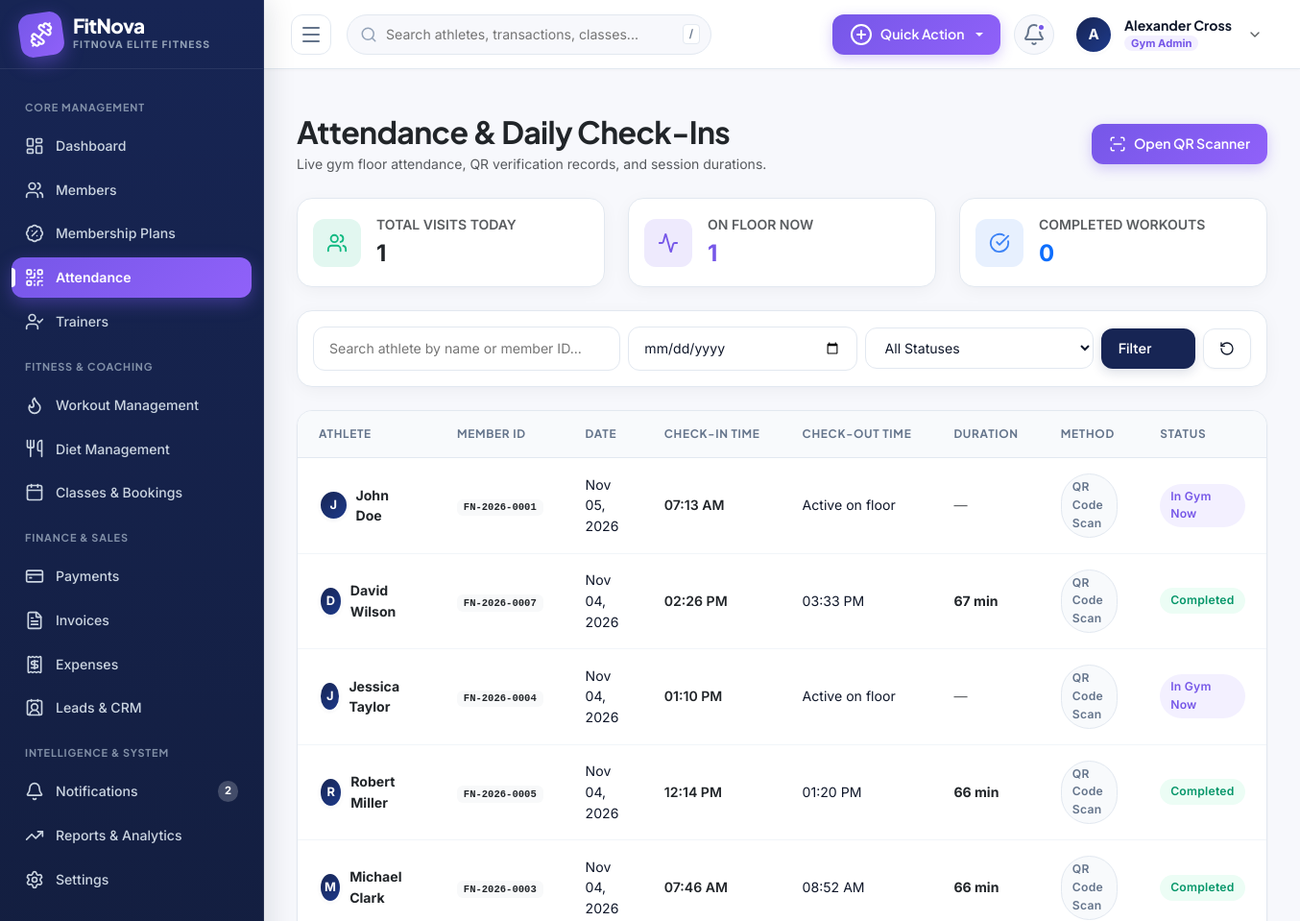
/attendance/ (signed in, upper part), run on an earlier commit of the app's database.
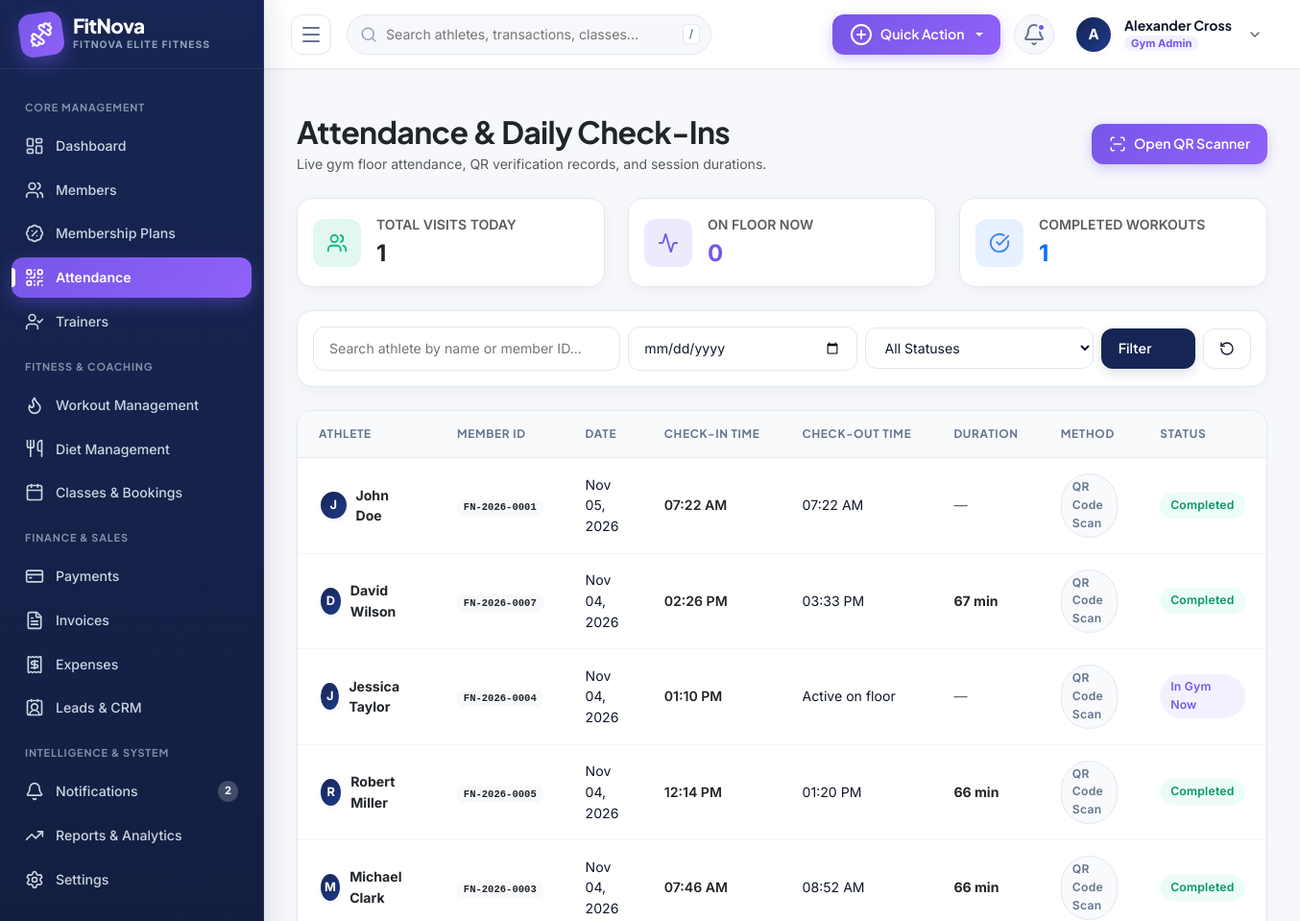
And on a later commit of the database.
### apps/attendance/models.py (models this page shows, shortened)
class Attendance(models.Model):
    class CheckInMethod(models.TextChoices):
        QR_CODE = 'QR_CODE', 'QR Code Scan'
        MANUAL_STAFF = 'MANUAL_STAFF', 'Staff Manual'
        BIOMETRIC = 'BIOMETRIC', 'Biometric / RFID'
        MOBILE_APP = 'MOBILE_APP', 'Mobile App'
    class Status(models.TextChoices):
        PRESENT = 'PRESENT', 'Checked In (Active)'
        CHECKED_OUT = 'CHECKED_OUT', 'Completed (Checked Out)'
    member = models.ForeignKey(
        'members.Member',
        on_delete=models.CASCADE,
        related_name='attendances'
    )
    branch = models.ForeignKey(
        GymBranch,
        on_delete=models.SET_NULL,
        null=True,
        blank=True,
        related_name='branch_attendances'
    )
    date = models.DateField(default=timezone.now, db_index=True)
    check_in_time = models.DateTimeField(default=timezone.now)
    check_out_time = models.DateTimeField(null=True, blank=True)
    method = models.CharField(
        max_length=20,
        choices=CheckInMethod.choices,
        default=CheckInMethod.QR_CODE
    )
    verified_by = models.ForeignKey(
        settings.AUTH_USER_MODEL,
        on_delete=models.SET_NULL,
        null=True,
        blank=True,
        related_name='verified_attendances'
    )
    status = models.CharField(
        max_length=20,
        choices=Status.choices,
        default=Status.PRESENT
    )
    class Meta:
        ordering = ['-date', '-check_in_time']
        unique_together = ('member', 'date')
        verbose_name = 'Attendance Log'
        verbose_name_plural = 'Attendance Logs'
    @property
    def duration_minutes(self):
        if self.check_out_time and self.check_in_time:
            delta = self.check_out_time - self.check_in_time
            return max(0, int(delta.total_seconds() / 60))
        return None

### apps/members/models.py (models this page shows, shortened)
class Member(models.Model):
    class Status(models.TextChoices):
        ACTIVE = 'ACTIVE', 'Active'
        INACTIVE = 'INACTIVE', 'Inactive'
        EXPIRED = 'EXPIRED', 'Expired'
        PENDING = 'PENDING', 'Pending Verification'
    user = models.OneToOneField(
        settings.AUTH_USER_MODEL,
        on_delete=models.CASCADE,
        related_name='member_profile'
    )
    organization = models.ForeignKey(
        GymOrganization,
        on_delete=models.CASCADE,
        related_name='members'
    )
    branch = models.ForeignKey(
        GymBranch,
        on_delete=models.SET_NULL,
        null=True,
        blank=True,
        related_name='members'
    )
    member_id = models.CharField(max_length=50, unique=True, db_index=True)
    emergency_contact_name = models.CharField(max_length=150, blank=True, default='')
    emergency_contact_phone = models.CharField(max_length=20, blank=True, default='')
    blood_group = models.CharField(max_length=10, blank=True, default='')
    medical_history = models.TextField(blank=True, default='')
    fitness_goals = models.TextField(blank=True, default='')
    qr_token = models.UUIDField(default=uuid.uuid4, unique=True, editable=False)
    qr_code = models.ImageField(upload_to='members/qr_codes/', blank=True, null=True)
    status = models.CharField(max_length=20, choices=Status.choices, default=Status.PENDING, db_index=True)
    joined_date = models.DateField(default=timezone.now)
    assigned_trainer = models.ForeignKey(
        'trainers.Trainer',
        on_delete=models.SET_NULL,
        null=True,
        blank=True,
        related_name='assigned_members'
    )
    notes = models.TextField(blank=True, default='')
    class Meta:
        ordering = ['-joined_date', '-id']
        verbose_name = 'Gym Member'
        verbose_name_plural = 'Gym Members'
    @property
    def full_name(self):
        return self.user.get_full_name() or self.user.username

### apps/accounts/models.py (models this page shows, shortened)
class User(AbstractUser):
    class Role(models.TextChoices):
        SUPER_ADMIN = 'SUPER_ADMIN', _('Super Admin')
        GYM_ADMIN = 'GYM_ADMIN', _('Gym Admin')
        STAFF = 'STAFF', _('Receptionist / Staff')
        TRAINER = 'TRAINER', _('Trainer')
        MEMBER = 'MEMBER', _('Gym Member')
    class Gender(models.TextChoices):
        MALE = 'MALE', _('Male')
        FEMALE = 'FEMALE', _('Female')
        OTHER = 'OTHER', _('Other')
    role = models.CharField(
        max_length=20,
        choices=Role.choices,
        default=Role.MEMBER,
        db_index=True
    )
    organization = models.ForeignKey(
        GymOrganization,
        on_delete=models.CASCADE,
        null=True,
        blank=True,
        related_name='users'
    )
    branch = models.ForeignKey(
        GymBranch,
        on_delete=models.SET_NULL,
        null=True,
        blank=True,
        related_name='branch_users'
    )
    phone = models.CharField(max_length=20, blank=True, default='')
    profile_picture = models.ImageField(upload_to='profiles/', null=True, blank=True)
    gender = models.CharField(max_length=10, choices=Gender.choices, default=Gender.MALE)
    date_of_birth = models.DateField(null=True, blank=True)
    address = models.TextField(blank=True, default='')
    is_verified = models.BooleanField(default=True)
    class Meta:
        ordering = ['-date_joined']
        indexes = [
            models.Index(fields=['organization', 'role']),
            models.Index(fields=['email']),
        ]
    @property
    def is_super_admin(self):
        return self.role == self.Role.SUPER_ADMIN or self.is_superuser
    @property
    def is_member(self):
        return self.role == self.Role.MEMBER

### apps/attendance/views.py (the view, shortened to what this page needs)
# urls.py: path('', views.attendance_list, name='attendance_list'),
@login_required
@staff_or_admin
def attendance_list(request):
    attendances = AttendanceService.get_scoped_attendance(request.user)
    search_query = request.GET.get('search', '').strip()
    date_filter = request.GET.get('date', '').strip()
    status_filter = request.GET.get('status', '').strip()
    if date_filter:
        attendances = attendances.filter(date=date_filter)
    if status_filter:
        attendances = attendances.filter(status=status_filter)
    today = timezone.now().date()
    today_total = Attendance.objects.filter(date=today)
    if not request.user.is_super_admin:
        today_total = today_total.filter(member__organization=request.user.organization)
    today_count = today_total.count()
    active_now = today_total.filter(status=Attendance.Status.PRESENT, check_out_time__isnull=True).count()
    completed_today = today_total.filter(status=Attendance.Status.CHECKED_OUT).count()
    paginator = Paginator(attendances, 15)
    page_number = request.GET.get('page')
    page_obj = paginator.get_page(page_number)
    return render(request, 'attendance/attendance_list.html', {
        'page_obj': page_obj,
        'search_query': search_query,
        'date_filter': date_filter,
        'status_filter': status_filter,
        'today_count': today_count,
        'active_now': active_now,
        'completed_today': completed_today,
    })

### apps/accounts/context_processors.py (called while the page is built)
def global_fitnova_context(request):
    if not request.user.is_authenticated:
        return {}
    unread_count = 0
    recent_notifications = []
    try:
        notifications_qs = request.user.notifications.all()
        unread_count = notifications_qs.filter(is_read=False).count()
        recent_notifications = notifications_qs[:5]
    except Exception:
        pass
    return {
        'unread_notifications_count': unread_count,
        'recent_notifications': recent_notifications,
        'current_org': getattr(request.user, 'organization', None),
        'current_branch': getattr(request.user, 'branch', None),
    }

### apps/accounts/permissions.py (called while the page is built)
def role_required(*allowed_roles):
    def decorator(view_func):
        @wraps(view_func)
        def _wrapped_view(request, *args, **kwargs):
            if not request.user.is_authenticated:
                return redirect('accounts:login')
            if request.user.is_superuser or request.user.role in allowed_roles:
                return view_func(request, *args, **kwargs)
            messages.error(request, "You do not have permission to access that section.")
            return redirect('dashboard:index')
        return _wrapped_view
    return decorator

### templates/attendance/attendance_list.html (shortened to what the changed rows need)
{% extends 'base.html' %}
{% block content %}
<div class="row g-4 mb-4">
  <div class="col-12 d-flex flex-wrap align-items-center justify-content-between gap-3">
    <div>
      <h2 class="fw-bold text-dark mb-1">Attendance & Daily Check-Ins</h2>
    </div>
  </div>
  <div class="col-md-4">
    <div class="fn-card p-3 d-flex align-items-center gap-3">
      <div>
        <div class="text-muted small fw-semibold text-uppercase">On Floor Now</div>
        <div class="fs-4 fw-bold" style="color: #7657E8;">{{ active_now }}</div>
      </div>
    </div>
  </div>
  <div class="col-md-4">
    <div class="fn-card p-3 d-flex align-items-center gap-3">
      <div>
        <div class="text-muted small fw-semibold text-uppercase">Completed Workouts</div>
        <div class="fs-4 fw-bold text-primary">{{ completed_today }}</div>
      </div>
    </div>
  </div>
</div>
<div class="fn-table-responsive mb-4">
  <table class="fn-table">
    <thead>
      <tr>
        <th>Athlete</th>
        <th>Member ID</th>
        <th>Date</th>
        <th>Check-In Time</th>
        <th>Check-Out Time</th>
        <th>Duration</th>
        <th>Method</th>
        <th>Status</th>
      </tr>
    </thead>
    <tbody>
      {% for att in page_obj %}
      <tr>
        <td>
          <div class="d-flex align-items-center gap-2">
            <div class="fn-avatar" style="width: 32px; height: 32px; font-size: 0.8rem;">
              {{ att.member.user.first_name|default:att.member.user.username|make_list|first|upper }}
            </div>
            <a href="{% url 'members:member_detail' att.member.id %}" class="fw-bold text-dark text-decoration-none hover-primary">{{ att.member.full_name }}</a>
          </div>
        </td>
        <td><span class="badge bg-light text-dark font-monospace">{{ att.member.member_id }}</span></td>
        <td>{{ att.date|date:"M d, Y" }}</td>
        <td><span class="fw-semibold text-dark">{{ att.check_in_time|date:"h:i A" }}</span></td>
        <td>{{ att.check_out_time|date:"h:i A"|default:"Active on floor" }}</td>
        <td>
          {% if att.duration_minutes %}
          <span class="fw-bold text-dark">{{ att.duration_minutes }} min</span>
          {% else %}
          <span class="text-muted">—</span>
          {% endif %}
        </td>
        <td><span class="fn-badge fn-badge-muted">{{ att.get_method_display }}</span></td>
        <td>
          {% if att.status == 'CHECKED_OUT' %}
          <span class="fn-badge fn-badge-success">Completed</span>
          {% else %}
          <span class="fn-badge fn-badge-accent">In Gym Now</span>
          {% endif %}
        </td>
      </tr>
      {% endfor %}
    </tbody>
  </table>
</div>
{% endblock %}

What changed in the data, as far as the page shows it:
removed Attendance: member.user.first_name|make_list "J", member.full_name "John Doe", member.member_id "FN-2026-0001", date "Nov 05, 2026", check_in_time "07:13 AM", check_out_time "Active on floor", method "QR Code Scan", status "In Gym Now"
added Attendance: member.user.first_name|make_list "J", member.full_name "John Doe", member.member_id "FN-2026-0001", date "Nov 05, 2026", check_in_time "07:22 AM", check_out_time "07:22 AM", method "QR Code Scan", status "Completed"
Also different on the page:
{{ active_now }}: "1" → "0"
{{ completed_today }}: "0" → "1"
